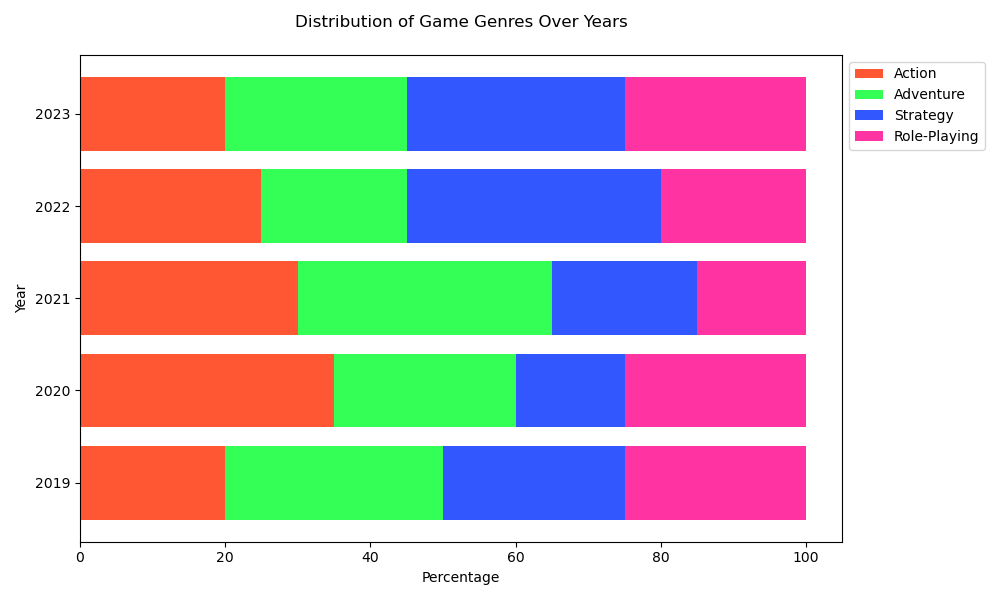

Write the Python code that produced this figure.

import matplotlib.pyplot as plt
import numpy as np

data = np.array([
    [20, 30, 25, 25],
    [35, 25, 15, 25],
    [30, 35, 20, 15],
    [25, 20, 35, 20],
    [20, 25, 30, 25]
])

years = ['2019', '2020', '2021', '2022', '2023']
categories = ['Action', 'Adventure', 'Strategy', 'Role-Playing']
colors = ['#FF5733', '#33FF57', '#3357FF', '#FF33A1']

data_cum = data.cumsum(axis=1)
fig, ax = plt.subplots(figsize=(10, 6))

for i, color in enumerate(colors):
    widths = data[:, i]
    starts = data_cum[:, i] - widths
    ax.barh(years, widths, left=starts, height=0.8, label=categories[i], color=color)

ax.set_xlabel('Percentage')
ax.set_ylabel('Year')
ax.set_title('Distribution of Game Genres Over Years', pad=20)
ax.legend(loc='upper left', bbox_to_anchor=(1, 1))

plt.tight_layout()
plt.show()
